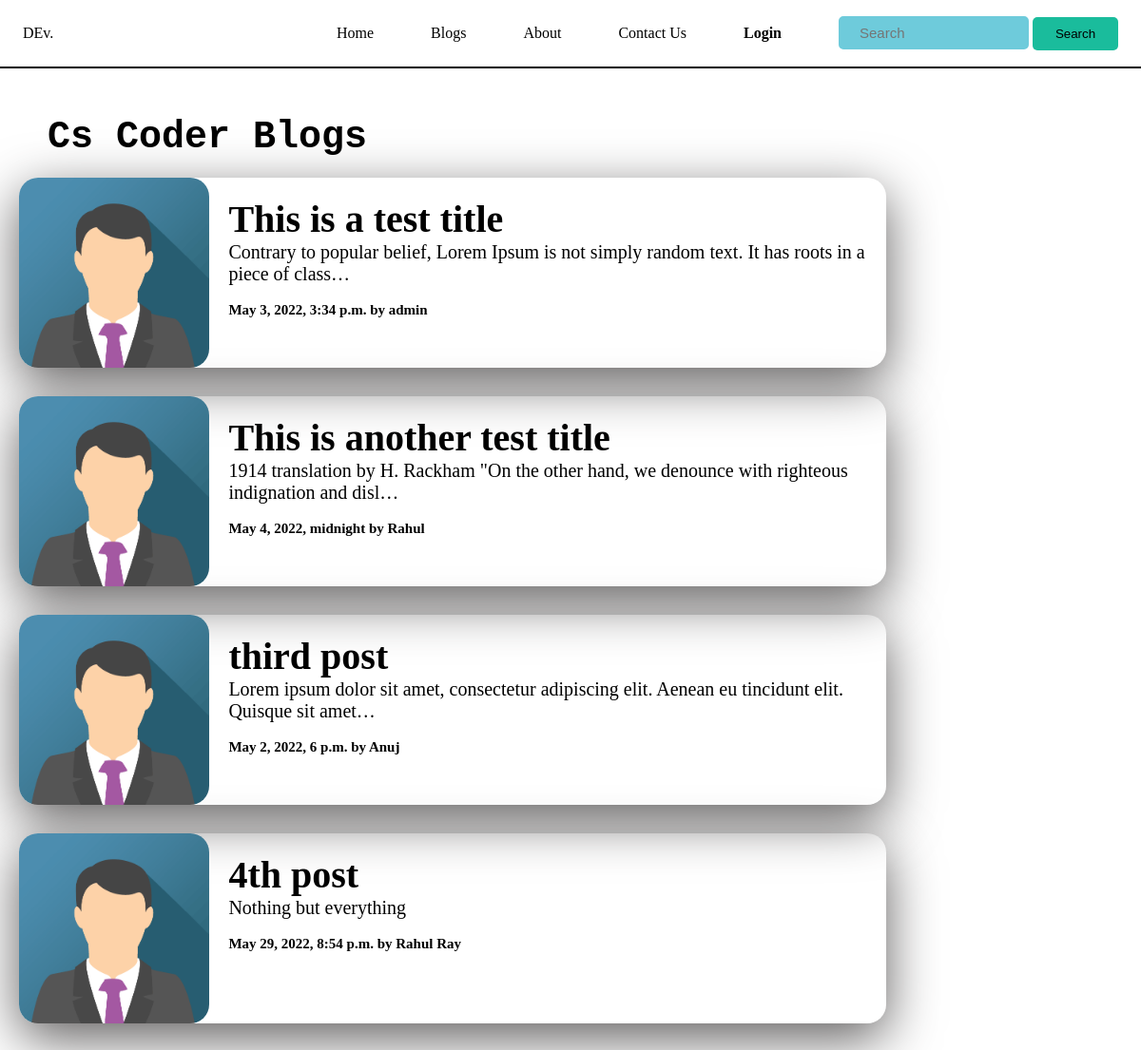
Screenshot of /blog/ with the database file from the repository.
### Blog/models.py (models this page shows, shortened)
class Post(models.Model):
    sno = models.AutoField(primary_key=True)
    title = models.CharField(max_length=225)
    content = models.TextField()
    author = models.CharField(max_length=13)
    slug = models.CharField(max_length=50)
    timeStamp = models.DateTimeField(blank=True)
    '''
    sno
    Comment
    user
    post
    parent
    timestamp
    '''

### Blog/views.py (the view)
# urls.py: path('', views.blogHome, name='blogHome'),
def blogHome(request):
    allPosts = Post.objects.all()
    context = {'allPosts' : allPosts}
    return render(request, 'blog/blogHome.html', context)

### templates/blog/blogHome.html (shortened to what this page needs)
{% extends 'base.html' %}
{% block style %}
<link rel="stylesheet" href="/static/css/blog_home.css">
<link rel="stylesheet" href="/static/css/responsive_blog_home.css">
{% endblock style %}
{% block body %}
<h1 id="Cs_coder_blog">Cs Coder Blogs</h1>
{% for post in allPosts %}
    <div class="main_left">
      <div class="main_left_container">
          <img class="main_left_container_img" src="/static/images/img_avatar.png" alt="img">
          <div class="main_left_container_content">
            <h1><a href="/blog/{{post.slug}}">{{post.title}}</a></h1>
            <p>{{post.content | truncatechars:100}}</p>
            <br>
            <b><p id="time_Stamp">{{post.timeStamp}} by {{post.author}}</p></b>
          </div>
      </div>
    </div>
    {% endfor %}
{% endblock body %}

### static/css/navbar.css (style rules this page uses)
* { margin: 0; padding: 0; box-sizing: border-box; }
a { color: rgb(0, 0, 0); text-decoration: none; }

### static/css/blog_home.css (style rules this page uses)
* { box-sizing: border-box; margin: 0; padding: 0; }
#Cs_coder_blog { margin-top: 50px; margin-left: 50px; font-family: 'Courier New', Courier, monospace; font-size: 2.5rem; }
.main_left { width: 80%; }
.main_left_container { margin: 20px; margin-bottom: 30px; width: 95%; height: 200px; display: flex; border-radius: 20px; box-shadow: 0 16px 55px 0 #615f5f; }
.main_left_container_img { height: 100%; border-radius: 20px; margin-right: 20px; }
.main_left_container_content { margin-right: 20px; padding-top: 20px; }
.main_left_container_content h1 { display: flex; align-items: center; font-size: 40px; }
.main_left_container_content h1 a { color: #000; text-decoration: none; }
.main_left_container_content p { display: flex; align-items: center; font-size: 20px; }
#time_Stamp { font-size: 15px; }

### rows the page displays
Post: title "This is a test title", content "Contrary to popular belief, Lorem Ipsum is not simply random text. It has roots in a piece of class…", timeStamp "May 3, 2022, 3:34 p.m.", author "admin"
Post: title "This is another test title", content "1914 translation by H. Rackham \"On the other hand, we denounce with righteous indignation and disl…", timeStamp "May 4, 2022, midnight", author "Rahul"
Post: title "third post", content "Lorem ipsum dolor sit amet, consectetur adipiscing elit. Aenean eu tincidunt elit. Quisque sit amet…", timeStamp "May 2, 2022, 6 p.m.", author "Anuj"
Post: title "4th post", content "Nothing but everything", timeStamp "May 29, 2022, 8:54 p.m.", author "Rahul Ray"
